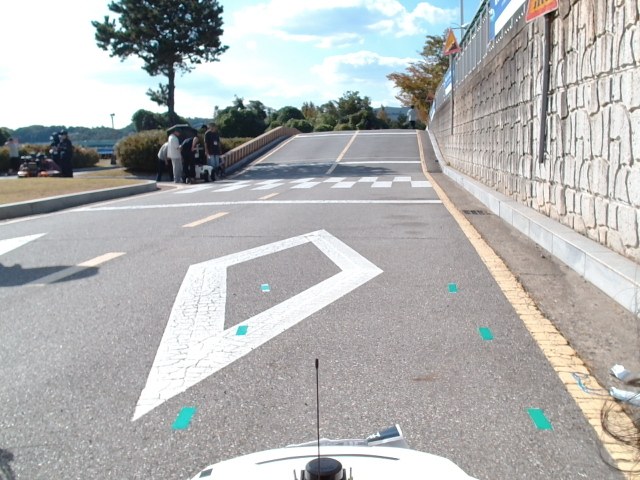
#> input picture bev_calib/front.png, 640 x 480 px
$ python pick_points.py front.png --colour blue
#> lines starting #> are read from the running program, lines starting #| are printed output that depends on the picture; after the words box and inside, x2 and y2 are one past the last pixel; in counts of white or black regions, pixels touching at a corner belong together
#> in main, image is the input picture: shape (480, 640, 3); mean B, G, R 178.4, 179.1, 178.3
#| 해상도 640x480
#!/usr/bin/env python3
"""BEV 캘리브레이션 사진에서 표식의 픽셀 좌표를 뽑는다.

두 가지 방법이 있다.

  1) 색 자동 검출 (권장)
     표식을 장애물과 다른 색(파랑/초록 등)으로 두고 촬영하면 자동으로
     중심을 찾는다. 눈대중보다 정확하다.

       python3 bev_calib/pick_points.py front.png --colour blue

  2) 클릭
     자동이 안 되면 창에서 표식을 클릭한다. 찍은 순서대로 출력된다.

       python3 bev_calib/pick_points.py front.png --click

출력된 픽셀 좌표를 실측 지면 좌표와 짝지어 launch 에 넣는다.
  bev_image_points  : 여기서 나온 값
  bev_ground_points : 자로 잰 값 [전방m, 좌우m, ...] 왼쪽이 +
"""
import argparse
import sys

sys.path = [p for p in sys.path
            if p != '/usr/local/lib/python3.12/dist-packages']

import cv2
import numpy as np


COLOURS = {
    # 이름: (HSV 하한, HSV 상한, 두 번째 범위 또는 None)
    'blue':  ((95, 110, 60), (130, 255, 255), None),
    'green': ((40, 80, 60), (85, 255, 255), None),
    'pink':  ((160, 90, 90), (175, 255, 255), None),
    'red':   ((0, 120, 80), (10, 255, 255), ((170, 120, 80), (180, 255, 255))),
}


def detect(image, name, min_area):
#> called with name = 'blue', min_area = 60
    low, high, second = COLOURS[name]
    hsv = cv2.cvtColor(cv2.GaussianBlur(image, (5, 5), 0), cv2.COLOR_BGR2HSV)
#> hsv: shape (480, 640, 3); mean H, S, V 64.9, 20, 184.5
    mask = cv2.inRange(hsv, low, high)
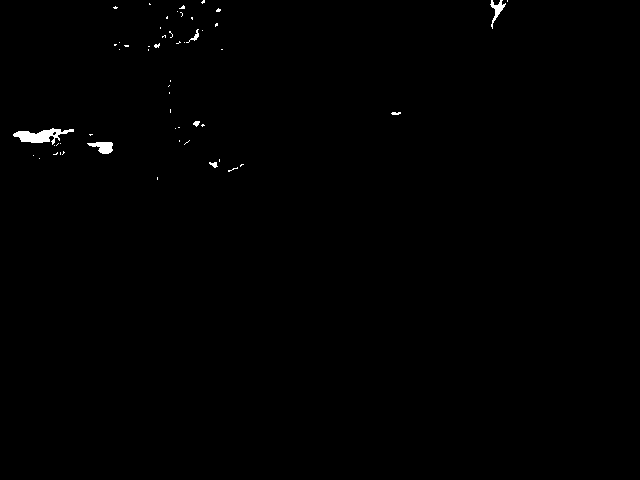
#> mask: shape (480, 640); 0.39% white; 54 white regions (47 under 20 px), largest, box (x1, y1, x2, y2) and area: (13, 128, 74, 145) 493, (87, 142, 113, 154) 195, (490, 0, 506, 29) 149
    if second is not None:
        mask = cv2.bitwise_or(mask, cv2.inRange(hsv, second[0], second[1]))
    mask = cv2.morphologyEx(mask, cv2.MORPH_OPEN, np.ones((3, 3), np.uint8))
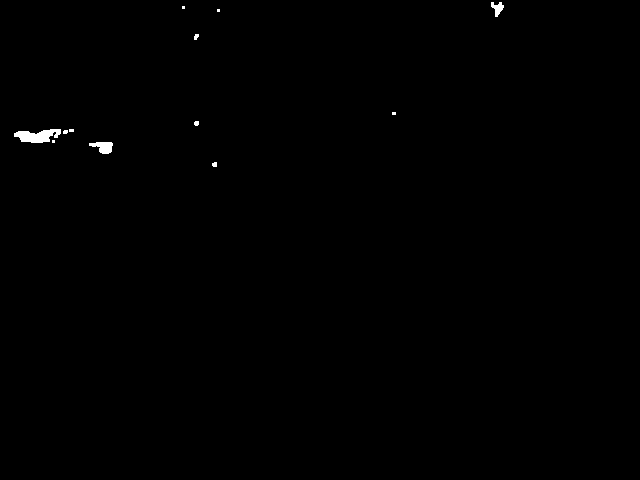
#> mask: shape (480, 640); 0.28% white; 12 white regions (6 under 20 px), largest, box (x1, y1, x2, y2) and area: (14, 129, 61, 143) 426, (89, 142, 113, 154) 189, (491, 2, 504, 17) 107, (194, 34, 199, 40) 23, (194, 121, 199, 126) 22, (212, 162, 217, 167) 22
    mask = cv2.morphologyEx(mask, cv2.MORPH_CLOSE, np.ones((7, 7), np.uint8))
    count, _, stats, centroids = cv2.connectedComponentsWithStats(mask, 8)
#> count = 10; stats = [[0, 0, 640, 480, 306256], [491, 0, 13, 17, 143], [182, 6, 3, 3, 9], [217, 9, 3, 3, 9], [194, 34, 5, 6, 23], [392, 112, 4, 3, 12], [194, 121, 5, 5, 22], [14, 129, 60, 14, 513], [89, 142, 24, 12, 191], [212, 162, 5, 5, 22]]; centroids = [[320, 239.9], [496.8, 6.23], [183, 7], [218, 10], [195.8, 36.3], [393.5, 113], [196.1, 122.9], [40.71, 135.3], [102.8, 146.5], [214.2, 164.1]]
    found = []
    for index in range(1, count):
        area = int(stats[index, cv2.CC_STAT_AREA])
        if area < min_area:
            continue
        # 표식이 지면에 있으므로 아랫변이 접지점이다.
        bottom = (int(stats[index, cv2.CC_STAT_TOP])
                  + int(stats[index, cv2.CC_STAT_HEIGHT]))
        found.append((area, float(centroids[index][0]), float(bottom)))
#> this loop made 9 passes
#> (area, bottom) on passes 1, 7, 8: (143, 17), (513, 143), (191, 154)
#> area on passes 4, 6, 9: 23, 22, 22
#> after the loop, found = [(143, 496.8, 17), (513, 40.71, 143), (191, 102.8, 154)]
    # 먼 것(화면 위)부터, 같은 줄에서는 왼쪽부터 정렬한다.
    found.sort(key=lambda item: (round(item[2] / 20.0), item[1]))
    return found, mask


def main():
    parser = argparse.ArgumentParser()
    parser.add_argument('image')
    parser.add_argument('--colour', choices=sorted(COLOURS))
    parser.add_argument('--click', action='store_true')
    parser.add_argument('--min-area', type=int, default=60)
    parser.add_argument('--save', default='')
    args = parser.parse_args()

    image = cv2.imread(args.image)
    if image is None:
        raise SystemExit(f'이미지를 열 수 없다: {args.image}')
    print(f'해상도 {image.shape[1]}x{image.shape[0]}')

    points = []
    if args.click:
        def on_mouse(event, x, y, _flags, _param):
            if event == cv2.EVENT_LBUTTONDOWN:
                points.append((float(x), float(y)))
                print(f'  {len(points)}: {x}, {y}')
        cv2.namedWindow('pick')
        cv2.setMouseCallback('pick', on_mouse)
        print('표식을 순서대로 클릭하고 q 로 끝낸다.')
        while True:
            preview = image.copy()
            for index, (x, y) in enumerate(points, start=1):
                cv2.circle(preview, (int(x), int(y)), 6, (0, 255, 255), -1)
                cv2.putText(preview, str(index), (int(x) + 8, int(y)),
                            cv2.FONT_HERSHEY_SIMPLEX, 0.6, (0, 255, 255), 2)
            cv2.imshow('pick', preview)
            if cv2.waitKey(20) & 0xff in (ord('q'), 27):
                break
        cv2.destroyAllWindows()
    else:
        if not args.colour:
            raise SystemExit('--colour 또는 --click 중 하나가 필요하다')
        found, mask = detect(image, args.colour, args.min_area)
        print(f'{args.colour} 표식 {len(found)}개 (먼 것부터, 왼쪽부터)')
#| blue 표식 3개 (먼 것부터, 왼쪽부터)
        preview = image.copy()
        for index, (area, cx, bottom) in enumerate(found, start=1):
            points.append((cx, bottom))
            print(f'  {index}: {cx:.1f}, {bottom:.1f}   (면적 {area})')
            cv2.circle(preview, (int(cx), int(bottom)), 6, (0, 255, 255), -1)
            cv2.putText(preview, str(index), (int(cx) + 8, int(bottom)),
                        cv2.FONT_HERSHEY_SIMPLEX, 0.6, (0, 255, 255), 2)
#> this loop made 3 passes
#|   1: 496.8, 17.0   (면적 143)
#|   2: 40.7, 143.0   (면적 513)
#|   3: 102.8, 154.0   (면적 191)
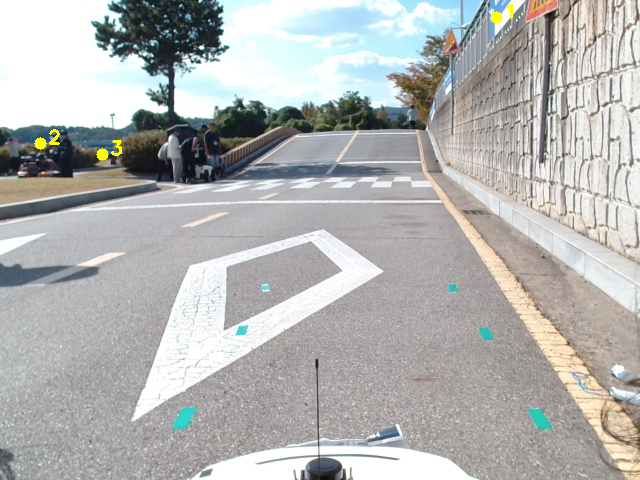
#> preview: shape (480, 640, 3); 0.19% of pixels changed, all inside (x1, y1, x2, y2) = (34, 3, 513, 161)
#> after the loop, points = [(496.8, 17), (40.71, 143), (102.8, 154)]
        if args.save:
            cv2.imwrite(args.save, preview)
            cv2.imwrite(args.save.replace('.', '_mask.'), mask)
            print(f'확인용 이미지 저장: {args.save}')

    if points:
        flat = ', '.join('%.1f' % value for point in points for value in point)
        print()
        print("launch 에 넣을 값:")
        print(f"  'bev_image_points': [{flat}],")
#|   'bev_image_points': [496.8, 17.0, 40.7, 143.0, 102.8, 154.0],
        print("  'bev_ground_points': [전방m, 좌우m, ...],   # 같은 순서로")


if __name__ == '__main__':
    main()
